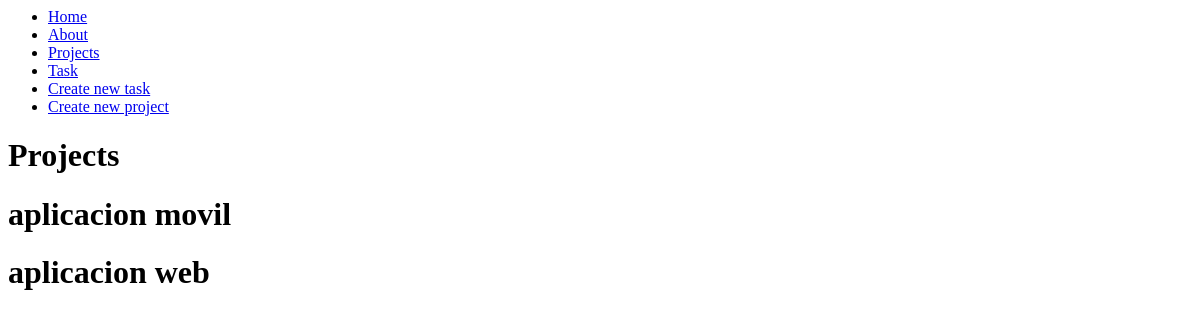
Page /projects/projects/ on the earlier database version.
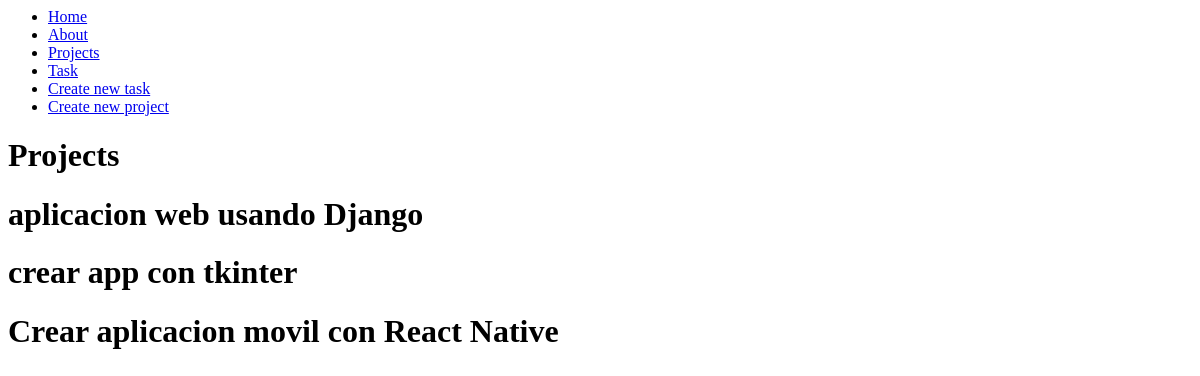
Same page on the later database version.
### myapp/models.py (models this page shows, shortened)
class Project(models.Model):
    name = models.CharField(max_length=200)

### myapp/views.py (the view)
# urls.py: path('projects/projects/', views.projects),
def projects(request):
    projects = list(Project.objects.values())
    return render(request, 'projects/projects.html', {'projects': projects})

### myapp/templates/projects/projects.html
{% extends 'layouts/base.html' %}
{% block content %}
<h1>Projects</h1>
{% for project in projects%}
<h1>{{project.name}}</h1>
{% endfor %}
{% endblock %}

Differences in the rows shown:
removed Project: name "aplicacion movil"
changed Project: name "aplicacion web" → "aplicacion web usando Django"
added Project: name "crear app con tkinter"
added Project: name "Crear aplicacion movil con React Native"
